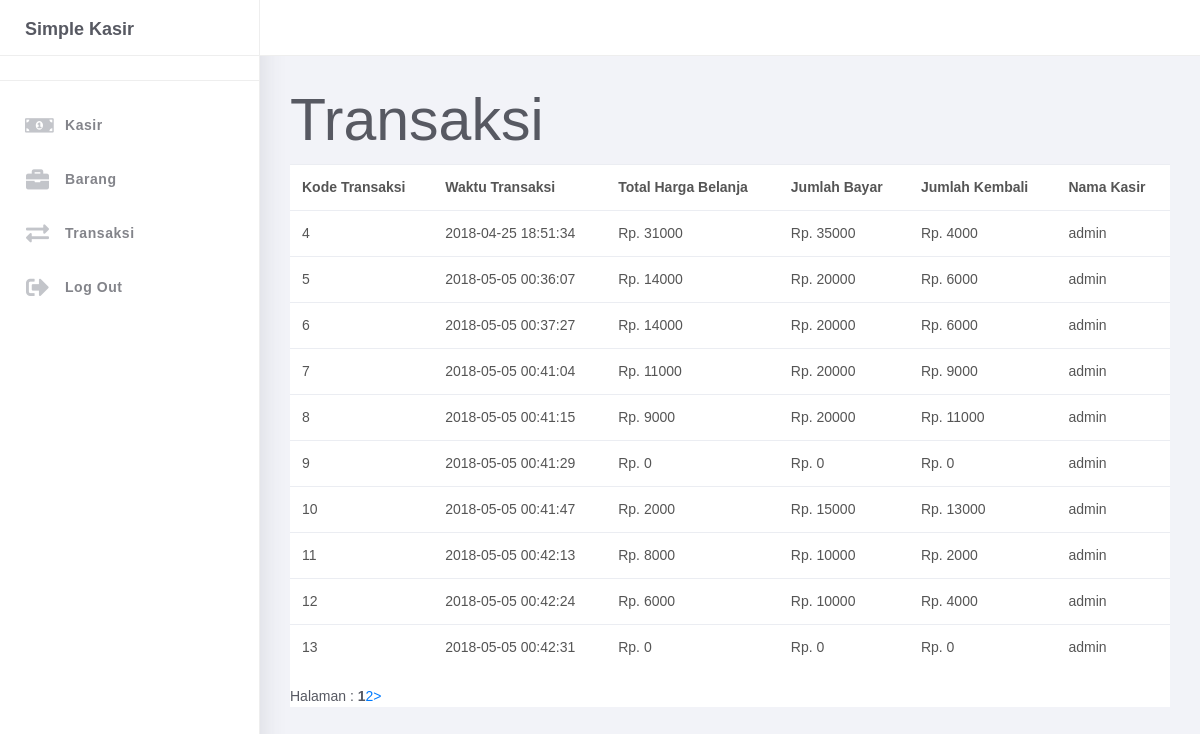
The page /index.php/kasir/menuTransaksi on the database its author committed.
### tables this page shows
CREATE TABLE `transaksi` (
  `id_transaksi` int(11) NOT NULL,
  `total_harga_belanja` int(50) NOT NULL,
  `jumlah_bayar` int(50) NOT NULL,
  `jumlah_kembali` int(50) NOT NULL,
  `id_user` int(11) NOT NULL,
  `created_on` datetime NOT NULL DEFAULT CURRENT_TIMESTAMP,
  `deleted_on` datetime DEFAULT NULL
);

CREATE TABLE `user` (
  `id_user` int(11) NOT NULL,
  `username` varchar(30) NOT NULL,
  `password` varchar(255) NOT NULL
);

### application/controllers/kasir.php (called while the page is built, shortened)
<?php
class kasir extends CI_Controller {
    function __construct(){
        $this->load->model('kasir_model');
    }
    function menuTransaksi($id=null){
        $jml = $this->db->get('transaksi');
        $config['base_url'] = base_url().'index.php/kasir/menuTransaksi';
        $config['use_page_numbers'] = false;
        $config['total_rows'] = $jml->num_rows();
        $config['per_page'] = '10';
        $config['first_page'] = 'Awal';
        $config['last_page'] = 'Akhir';
        $config['next_page'] = '&laquo;';
        $config['prev_page'] = '&raquo;';
        $this->pagination->initialize($config);
        $transaksi = $this->kasir_model->select2Table('transaksi', 'user', 'transaksi.id_user = user.id_user',$config['per_page'], $id);
        $data = array (
            'transaksi' => $transaksi,
            'page' => "MenuTransaksi",
            'halaman' => $this->pagination->create_links(),
        );
        $this->load->view('transaksi/transaksi', $data);
    }
}
?>

### index.php (called while the page is built, shortened)
<?php
require_once BASEPATH.'core/CodeIgniter.php';

### application/config/config.php (called while the page is built, shortened)
<?php
$config['base_url'] = 'http://localhost/kasir/';
$config['index_page'] = 'index.php';
$config['uri_protocol']	= 'REQUEST_URI';
$config['url_suffix'] = '';
$config['language']	= 'english';
$config['charset'] = 'UTF-8';
$config['enable_hooks'] = FALSE;
$config['subclass_prefix'] = 'MY_';
$config['composer_autoload'] = FALSE;
$config['permitted_uri_chars'] = 'a-z 0-9~%.:_\-';
$config['enable_query_strings'] = FALSE;
$config['controller_trigger'] = 'c';
$config['function_trigger'] = 'm';
$config['directory_trigger'] = 'd';
$config['allow_get_array'] = TRUE;
$config['log_threshold'] = 0;
$config['log_path'] = '';
$config['log_file_extension'] = '';
$config['log_file_permissions'] = 0644;
$config['log_date_format'] = 'Y-m-d H:i:s';
$config['error_views_path'] = '';
$config['cache_path'] = '';
$config['cache_query_string'] = FALSE;
$config['encryption_key'] = '';
$config['sess_driver'] = 'files';
$config['sess_cookie_name'] = 'ci_session';
$config['sess_expiration'] = 7200;
$config['sess_save_path'] = NULL;
$config['sess_match_ip'] = FALSE;
$config['sess_time_to_update'] = 300;
$config['sess_regenerate_destroy'] = FALSE;
$config['cookie_prefix']	= '';
$config['cookie_domain']	= '';
$config['cookie_path']		= '/';
$config['cookie_secure']	= FALSE;
$config['cookie_httponly'] 	= FALSE;
$config['standardize_newlines'] = FALSE;
$config['global_xss_filtering'] = FALSE;
$config['csrf_protection'] = FALSE;
$config['csrf_token_name'] = 'csrf_test_name';
$config['csrf_cookie_name'] = 'csrf_cookie_name';
$config['csrf_expire'] = 7200;
$config['csrf_regenerate'] = TRUE;
$config['csrf_exclude_uris'] = array();
$config['compress_output'] = FALSE;
$config['time_reference'] = 'local';
$config['rewrite_short_tags'] = FALSE;
$config['proxy_ips'] = '';

### application/views/transaksi/transaksi.php (the view, shortened to what this page needs)
<!DOCTYPE html>
<html>
<head>
</head>
<?php $this->load->view('css') ?>
<body>
    <div id="wrapper" class="toggled">
        <?php $this->load->view('adder/header') ?>
        <?php $this->load->view('adder/sidebar') ?>
        <div class="main-panel">
            <div class="content">
                <div class="container-fluid">
                    <div class="row">
                        <div class="col-md-10">
                            <h1>Transaksi</h1>
                        </div>
                        <div class="col-md-2">
                        </div>
                    </div>
                    <div class="col-md-12" style="padding:0px; background-color:white" style="">
                        <table class="table table-stripped" style="background:white">
                            <tr>
                                <th>Kode Transaksi</th>
                                <th>Waktu Transaksi</th>
                                <th>Total Harga Belanja</th>
                                <th>Jumlah Bayar</th>
                                <th>Jumlah Kembali</th>
                                <th>Nama Kasir</th>
                            </tr>
                            <?php if($transaksi != null) : ?>
                            <?php foreach($transaksi as $t) : ?>
                            <tr>
                                <td>
                                    <?php echo $t->id_transaksi ?>
                                </td>
                                <td>
                                    <?php echo $t->created_on ?>
                                </td>
                                <td>
                                    <?php echo "Rp. ".$t->total_harga_belanja ?>
                                </td>
                                <td>
                                    <?php echo "Rp. ".$t->jumlah_bayar ?>
                                </td>
                                <td>
                                    <?php echo "Rp. ".  $t->jumlah_kembali ?>
                                </td>
                                <td>
                                    <?php echo $t->username ?>
                                </td>
                            </tr>
                            <?php endforeach ?>
                            <?php else : ?>
                            <tr>
                                <td colspan="4" style="text-align:center">Data Kosong.</td>
                            </tr>
                            <?php endif ?>
                        </table>
                        <div class="halaman">Halaman : <?php echo $halaman ?></div>
                    </div>
                </div>
            </div>
        </div>
    </div>
</body>
</html>

### application/views/css.php (shortened to what this page needs)
<link rel="stylesheet" href="<?php echo base_url();?>assets/css/bootstrap.css">
<link rel="stylesheet" href="<?php echo base_url();?>assets/css/fontawesome-all.css">
<link rel="stylesheet" href="<?php echo base_url();?>assets/webcodecamjs/css/style.css">
<link rel="stylesheet" href="<?php echo base_url();?>assets/css/ready.css">

### application/views/adder/header.php (shortened to what this page needs)
<div class="main-header">
    <div class="logo-header">
        <a href="index.html" class="logo" style="background-color:transparent">
            Simple Kasir
        </a>
    </div>
</div>

### application/views/adder/sidebar.php (shortened to what this page needs)
<div class="sidebar">
    <div class="scrollbar-inner sidebar-wrapper">
        <div class="user">
        </div>
        <ul class="nav">
            <li class="nav-item <?php echo $page == " MenuKasir " ? "active " : " " ?>">
                <a href="<?php echo base_url('index.php/kasir/menuKasir') ?>">
                    <i class="fa fa-money-bill-alt "></i>
                        <p>Kasir</p>
                </a>
            </li>
            <li class="nav-item <?php echo $page == " MenuBarang " ? "active " : " " ?>">
                <a href="<?php echo base_url('index.php/kasir/menuBarang') ?>">
                    <i class="fa fa-briefcase"></i>
                        <p>Barang</p>
                </a>
            </li>
            <li class="nav-item <?php echo $page == " MenuTransaksi " ? "active " : " " ?>">
                <a href="<?php echo base_url('index.php/kasir/menuTransaksi') ?>">
                    <i class="fa fa-exchange-alt "></i>
                        <p>Transaksi</p>
                </a>
            </li>
            <li class="nav-item">
                <a href="<?php echo base_url('index.php/kasir/logout') ?>">
                    <i class="fa fa-sign-out-alt"></i>
                        <p>Log Out</p>
                </a>
            </li>
        </ul>
    </div>
</div>

### application/views/transaksi/transaksi.php (style rules this page uses)
.logo { background-color: #2899ce; color: white; padding-top: 10px; padding-bottom: 10px; }

### rows shown on the page
transaksi: id_transaksi "4", created_on "2018-04-25 18:51:34", total_harga_belanja "31000", jumlah_bayar "35000", jumlah_kembali "4000", id_user.username "admin"
transaksi: id_transaksi "5", created_on "2018-05-05 00:36:07", total_harga_belanja "14000", jumlah_bayar "20000", jumlah_kembali "6000", id_user.username "admin"
transaksi: id_transaksi "6", created_on "2018-05-05 00:37:27", total_harga_belanja "14000", jumlah_bayar "20000", jumlah_kembali "6000", id_user.username "admin"
transaksi: id_transaksi "7", created_on "2018-05-05 00:41:04", total_harga_belanja "11000", jumlah_bayar "20000", jumlah_kembali "9000", id_user.username "admin"
transaksi: id_transaksi "8", created_on "2018-05-05 00:41:15", total_harga_belanja "9000", jumlah_bayar "20000", jumlah_kembali "11000", id_user.username "admin"
transaksi: id_transaksi "9", created_on "2018-05-05 00:41:29", total_harga_belanja "0", jumlah_bayar "0", jumlah_kembali "0", id_user.username "admin"
transaksi: id_transaksi "10", created_on "2018-05-05 00:41:47", total_harga_belanja "2000", jumlah_bayar "15000", jumlah_kembali "13000", id_user.username "admin"
transaksi: id_transaksi "11", created_on "2018-05-05 00:42:13", total_harga_belanja "8000", jumlah_bayar "10000", jumlah_kembali "2000", id_user.username "admin"
transaksi: id_transaksi "12", created_on "2018-05-05 00:42:24", total_harga_belanja "6000", jumlah_bayar "10000", jumlah_kembali "4000", id_user.username "admin"
transaksi: id_transaksi "13", created_on "2018-05-05 00:42:31", total_harga_belanja "0", jumlah_bayar "0", jumlah_kembali "0", id_user.username "admin"

### other values the page prints
$halaman "1 2 >"
